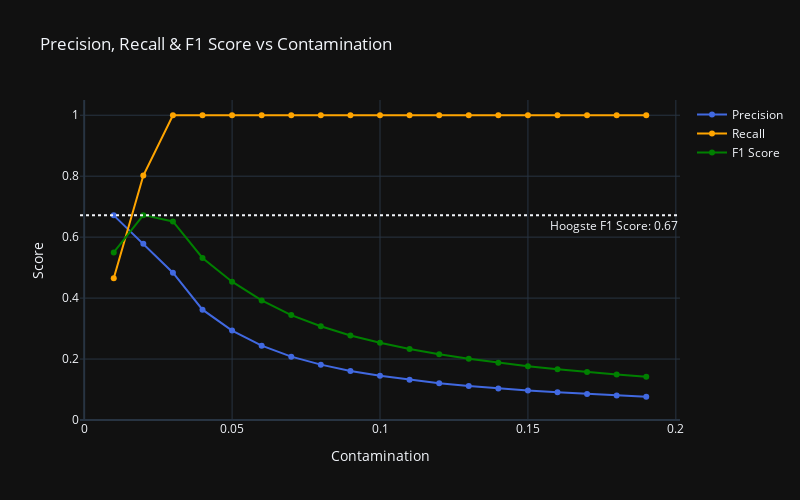

Notebook source saved alongside this figure:
### Markdown cell above
# Conclusie
* Wat is de beste waarde van contamination?

### Code cell
fig = go.Figure()

fig.add_trace(go.Scatter(
    x=contaminations,
    y=precision_scores,
    mode='lines+markers',
    name='Precision',
    line=dict(color='royalblue')
))

fig.add_trace(go.Scatter(
    x=contaminations,
    y=recall_scores,
    mode='lines+markers',
    name='Recall',
    line=dict(color='orange')
))

fig.add_trace(go.Scatter(
    x=contaminations,
    y=f1_scores,
    mode='lines+markers',
    name='F1 Score',
    line=dict(color='green')
))

fig.update_layout(
    title="Precision, Recall & F1 Score vs Contamination",
    xaxis_title="Contamination",
    yaxis_title="Score",
    yaxis=dict(range=[0, 1.05]),
    template='plotly_dark',
    width=800,
    height=500
)
fig.add_hline(
    y=np.max(f1_scores),
    line_dash="dot",
    annotation_text=f"Hoogste F1 Score: {round(np.max(f1_scores), 2)}", 
    annotation_position="bottom right"
)
fig.show()

### Figure 1 — Plotly figure (JSON) as saved in the notebook; plotly's stock layout.template omitted (floating-point values rounded to 4 significant figures)
{"data": [{"line": {"color": "royalblue"}, "mode": "lines+markers", "name": "Precision", "type": "scatter", "x": [0.01, 0.02, 0.03, 0.04, 0.05, 0.06, 0.07, 0.08, 0.09, 0.1, 0.11, 0.12, 0.13, 0.14, 0.15, 0.16, 0.17, 0.18, 0.19], "y": [0.6714, 0.5786, 0.4833, 0.362, 0.2936, 0.244, 0.2078, 0.1817, 0.1611, 0.1451, 0.1319, 0.1208, 0.1116, 0.1036, 0.09674, 0.09066, 0.0853, 0.08061, 0.07634]}, {"line": {"color": "orange"}, "mode": "lines+markers", "name": "Recall", "type": "scatter", "x": [0.01, 0.02, 0.03, 0.04, 0.05, 0.06, 0.07, 0.08, 0.09, 0.1, 0.11, 0.12, 0.13, 0.14, 0.15, 0.16, 0.17, 0.18, 0.19], "y": [0.4653, 0.802, 1, 1, 1, 1, 1, 1, 1, 1, 1, 1, 1, 1, 1, 1, 1, 1, 1]}, {"line": {"color": "green"}, "mode": "lines+markers", "name": "F1 Score", "type": "scatter", "x": [0.01, 0.02, 0.03, 0.04, 0.05, 0.06, 0.07, 0.08, 0.09, 0.1, 0.11, 0.12, 0.13, 0.14, 0.15, 0.16, 0.17, 0.18, 0.19], "y": [0.5497, 0.6722, 0.6516, 0.5316, 0.4539, 0.3922, 0.3441, 0.3075, 0.2775, 0.2535, 0.233, 0.2156, 0.2008, 0.1877, 0.1764, 0.1663, 0.1572, 0.1492, 0.1419]}], "layout": {"annotations": [{"showarrow": false, "text": "Hoogste F1 Score: 0.67", "x": 1, "xanchor": "right", "xref": "x domain", "y": 0.6722, "yanchor": "top", "yref": "y"}], "height": 500, "shapes": [{"line": {"dash": "dot"}, "type": "line", "x0": 0, "x1": 1, "xref": "x domain", "y0": 0.6722, "y1": 0.6722, "yref": "y"}], "title": {"text": "Precision, Recall & F1 Score vs Contamination"}, "width": 800, "xaxis": {"title": {"text": "Contamination"}}, "yaxis": {"range": [0, 1.05], "title": {"text": "Score"}}}}
